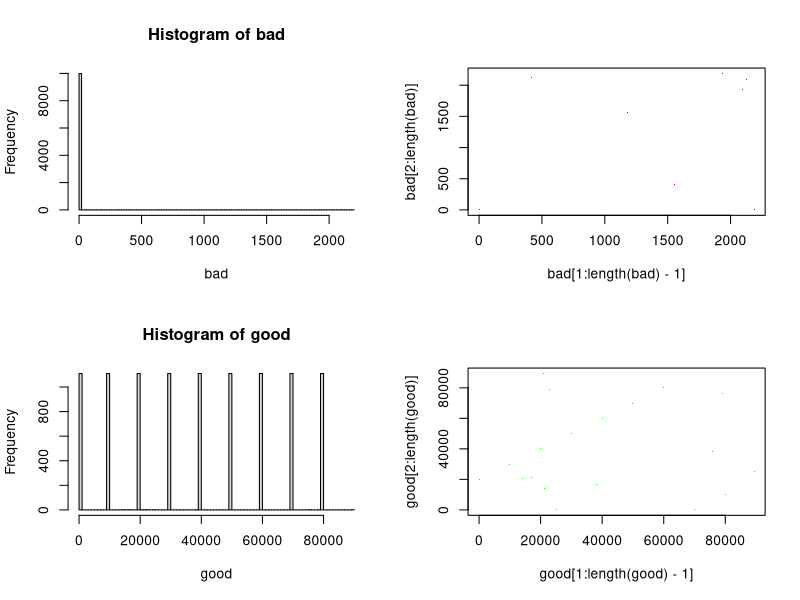

Reproduce this figure in R.
# ------------------------------------------------------------------------------
# Linear Congruential Generator (Random Number Generator).
# ------------------------------------------------------------------------------
# 22 September 2019
# Pete Arnold
# ------------------------------------------------------------------------------

# Next value/seed generator.
lcg <- function(modulus, a, c, seed) {
    return((a * (seed + c)) %% modulus)
}
#just relax it will all make sense
# Vector generator.
lcg_vector <- function(modulus, a, c, seed, n=1) {
    l <- vector()
    for (i in 1:n) {
        s <- lcg(modulus, a, c, s)
        l <- rbind(l, s)
    }
    return(l)
}

# Create two arrays, one with typically bad parameters and one with good ones.
# Parameters from Nicole Radziwill,
# https://qualityandinnovation.com/2015/03/03/a-linear-congruential-generator-lcg-in-r/

# Number of elements in the vectors.
n <- 10000

# Bad parameters.
m <- 2500
a <- 50000
s <- runif(1) * 100
c <- 5000
bad <- lcg_vector(m, a, c, s, n)
# Good parameters.
m <- 90000
a <- 1000
s <- runif(1) * 100
c <- 20000
good <- lcg_vector(m, a, c, s, n)

# Plot the results.
par(mfrow=c(2,2))
hist(bad, breaks=100)
plot(bad[1:length(bad)-1], bad[2:length(bad)], pch='.', cex=1, col='red')
hist(good, breaks=100)
plot(good[1:length(good)-1], good[2:length(good)], pch='.', cex=1, col='green')
#time to change
#data science data science
